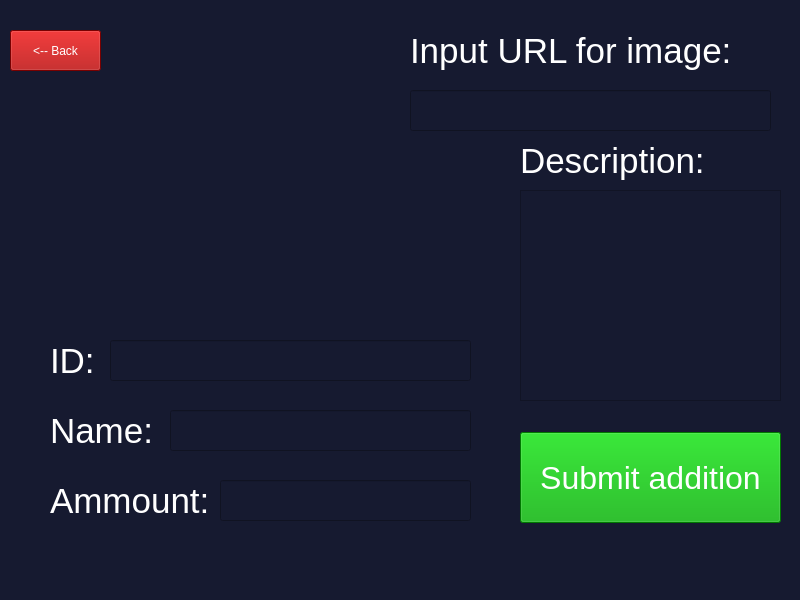
<?xml version="1.0" encoding="UTF-8"?>
<ui version="4.0">
 <class>add_screen</class>
 <widget class="QMainWindow" name="add_screen">
  <property name="geometry">
   <rect>
    <x>0</x>
    <y>0</y>
    <width>800</width>
    <height>600</height>
   </rect>
  </property>
  <property name="font">
   <font>
    <family>Impact</family>
   </font>
  </property>
  <property name="cursor">
   <cursorShape>ArrowCursor</cursorShape>
  </property>
  <property name="windowTitle">
   <string>MainWindow</string>
  </property>
  <property name="styleSheet">
   <string notr="true">background-color: rgb(22, 26, 48);</string>
  </property>
  <widget class="QWidget" name="centralwidget">
   <widget class="QLabel" name="replace_with_url">
    <property name="geometry">
     <rect>
      <x>130</x>
      <y>30</y>
      <width>271</width>
      <height>271</height>
     </rect>
    </property>
    <property name="text">
     <string/>
    </property>
    <property name="pixmap">
     <pixmap>buttonuis/no_image.png</pixmap>
    </property>
    <property name="scaledContents">
     <bool>true</bool>
    </property>
   </widget>
   <widget class="QLabel" name="input_ammount_label">
    <property name="geometry">
     <rect>
      <x>50</x>
      <y>480</y>
      <width>161</width>
      <height>41</height>
     </rect>
    </property>
    <property name="font">
     <font>
      <family>Arial</family>
      <pointsize>26</pointsize>
      <weight>50</weight>
      <bold>false</bold>
     </font>
    </property>
    <property name="styleSheet">
     <string notr="true">color: rgb(255, 255, 255);</string>
    </property>
    <property name="text">
     <string>Ammount:</string>
    </property>
   </widget>
   <widget class="QLineEdit" name="input_ammount_box">
    <property name="geometry">
     <rect>
      <x>220</x>
      <y>480</y>
      <width>251</width>
      <height>41</height>
     </rect>
    </property>
    <property name="font">
     <font>
      <pointsize>26</pointsize>
     </font>
    </property>
    <property name="autoFillBackground">
     <bool>false</bool>
    </property>
    <property name="styleSheet">
     <string notr="true">border-color: rgb(255, 255, 255);
color: rgb(255, 255, 255);</string>
    </property>
    <property name="text">
     <string/>
    </property>
   </widget>
   <widget class="QLabel" name="input_name_label">
    <property name="geometry">
     <rect>
      <x>50</x>
      <y>410</y>
      <width>111</width>
      <height>41</height>
     </rect>
    </property>
    <property name="font">
     <font>
      <family>Arial</family>
      <pointsize>26</pointsize>
      <weight>50</weight>
      <bold>false</bold>
     </font>
    </property>
    <property name="styleSheet">
     <string notr="true">color: rgb(255, 255, 255);</string>
    </property>
    <property name="text">
     <string>Name:</string>
    </property>
   </widget>
   <widget class="QLineEdit" name="input_name_box">
    <property name="geometry">
     <rect>
      <x>170</x>
      <y>410</y>
      <width>301</width>
      <height>41</height>
     </rect>
    </property>
    <property name="font">
     <font>
      <pointsize>26</pointsize>
     </font>
    </property>
    <property name="autoFillBackground">
     <bool>false</bool>
    </property>
    <property name="styleSheet">
     <string notr="true">border-color: rgb(255, 255, 255);
color: rgb(255, 255, 255);</string>
    </property>
    <property name="text">
     <string/>
    </property>
   </widget>
   <widget class="QLabel" name="input_id_label">
    <property name="geometry">
     <rect>
      <x>50</x>
      <y>340</y>
      <width>51</width>
      <height>41</height>
     </rect>
    </property>
    <property name="font">
     <font>
      <family>Arial</family>
      <pointsize>26</pointsize>
      <weight>50</weight>
      <bold>false</bold>
     </font>
    </property>
    <property name="styleSheet">
     <string notr="true">color: rgb(255, 255, 255);</string>
    </property>
    <property name="text">
     <string>ID:</string>
    </property>
   </widget>
   <widget class="QLineEdit" name="input_id_box">
    <property name="geometry">
     <rect>
      <x>110</x>
      <y>340</y>
      <width>361</width>
      <height>41</height>
     </rect>
    </property>
    <property name="font">
     <font>
      <pointsize>26</pointsize>
     </font>
    </property>
    <property name="autoFillBackground">
     <bool>false</bool>
    </property>
    <property name="styleSheet">
     <string notr="true">border-color: rgb(255, 255, 255);
color: rgb(255, 255, 255);</string>
    </property>
    <property name="text">
     <string/>
    </property>
   </widget>
   <widget class="QLabel" name="input_description_label">
    <property name="geometry">
     <rect>
      <x>520</x>
      <y>140</y>
      <width>201</width>
      <height>41</height>
     </rect>
    </property>
    <property name="font">
     <font>
      <family>Arial</family>
      <pointsize>26</pointsize>
      <weight>50</weight>
      <bold>false</bold>
     </font>
    </property>
    <property name="styleSheet">
     <string notr="true">color: rgb(255, 255, 255);</string>
    </property>
    <property name="text">
     <string>Description:</string>
    </property>
   </widget>
   <widget class="QLabel" name="input_url_label">
    <property name="geometry">
     <rect>
      <x>410</x>
      <y>30</y>
      <width>321</width>
      <height>41</height>
     </rect>
    </property>
    <property name="font">
     <font>
      <family>Arial</family>
      <pointsize>26</pointsize>
      <weight>50</weight>
      <bold>false</bold>
     </font>
    </property>
    <property name="styleSheet">
     <string notr="true">color: rgb(255, 255, 255);</string>
    </property>
    <property name="text">
     <string>Input URL for image:</string>
    </property>
   </widget>
   <widget class="QLineEdit" name="input_url_box">
    <property name="geometry">
     <rect>
      <x>410</x>
      <y>90</y>
      <width>361</width>
      <height>41</height>
     </rect>
    </property>
    <property name="font">
     <font>
      <pointsize>26</pointsize>
     </font>
    </property>
    <property name="autoFillBackground">
     <bool>false</bool>
    </property>
    <property name="styleSheet">
     <string notr="true">border-color: rgb(255, 255, 255);
color: rgb(255, 255, 255);</string>
    </property>
    <property name="text">
     <string/>
    </property>
   </widget>
   <widget class="QPlainTextEdit" name="input_description_box">
    <property name="geometry">
     <rect>
      <x>520</x>
      <y>190</y>
      <width>261</width>
      <height>211</height>
     </rect>
    </property>
    <property name="font">
     <font>
      <pointsize>22</pointsize>
     </font>
    </property>
    <property name="styleSheet">
     <string notr="true">color: rgb(255, 255, 255);</string>
    </property>
    <property name="plainText">
     <string/>
    </property>
   </widget>
   <widget class="QPushButton" name="submit_addition">
    <property name="geometry">
     <rect>
      <x>520</x>
      <y>432</y>
      <width>261</width>
      <height>91</height>
     </rect>
    </property>
    <property name="font">
     <font>
      <pointsize>24</pointsize>
     </font>
    </property>
    <property name="styleSheet">
     <string notr="true">color: rgb(255, 255, 255);
background-color: rgb(0, 170, 0);</string>
    </property>
    <property name="text">
     <string>Submit addition</string>
    </property>
   </widget>
   <widget class="QPushButton" name="back_button">
    <property name="geometry">
     <rect>
      <x>10</x>
      <y>30</y>
      <width>91</width>
      <height>41</height>
     </rect>
    </property>
    <property name="styleSheet">
     <string notr="true">color: rgb(255, 255, 255);
background-color: rgb(170, 0, 0);</string>
    </property>
    <property name="text">
     <string>&lt;-- Back</string>
    </property>
   </widget>
  </widget>
  <widget class="QStatusBar" name="statusbar"/>
 </widget>
 <resources/>
 <connections/>
</ui>
